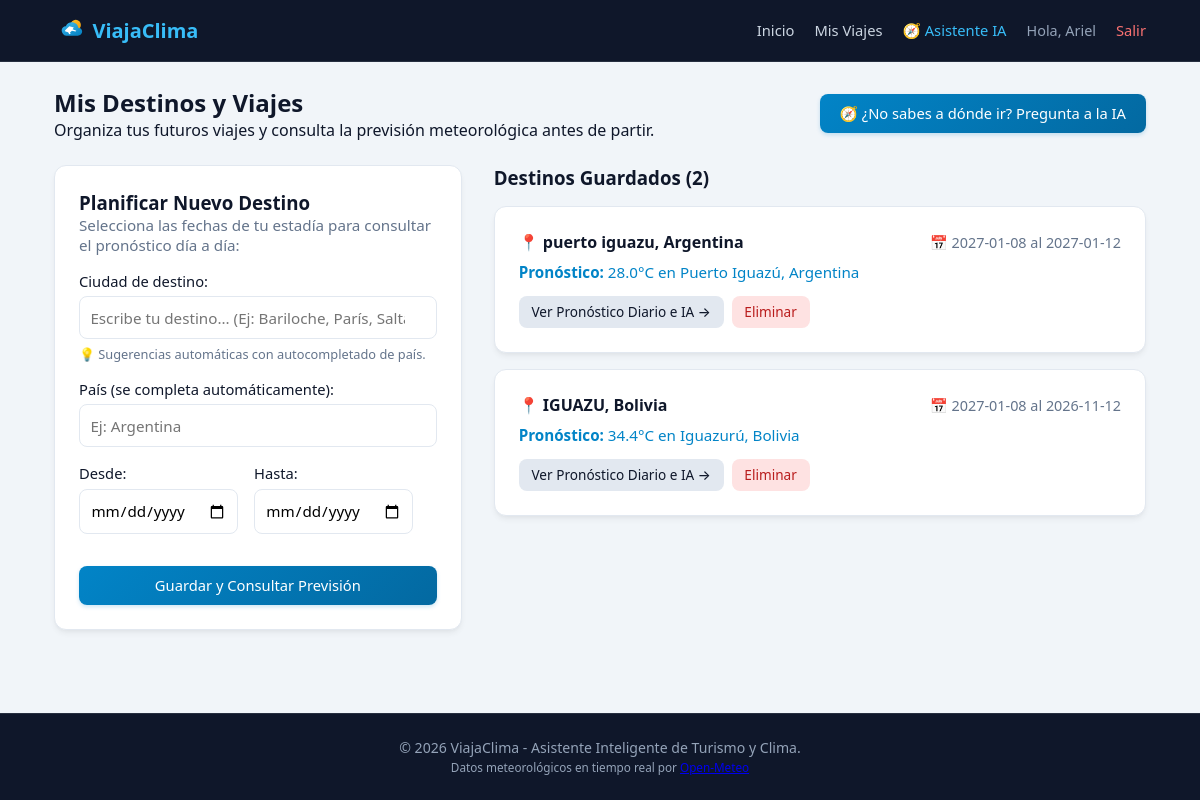
The page /panel (signed in) on the database its author committed.
### tables this page shows
CREATE TABLE viajes (
            id INTEGER PRIMARY KEY AUTOINCREMENT,
            usuario_id INTEGER NOT NULL,
            ciudad TEXT NOT NULL,
            pais TEXT NOT NULL,
            fecha_inicio TEXT NOT NULL,
            fecha_fin TEXT NOT NULL,
            clima_info TEXT,
            actividades_ia TEXT,
            creado_en TIMESTAMP DEFAULT CURRENT_TIMESTAMP,
            FOREIGN KEY (usuario_id) REFERENCES usuarios (id)
        );

### app.py (the view, shortened to what this page needs)
@app.route("/panel", methods=["GET", "POST"])
def panel():
    if "usuario_id" not in session:
        flash("Debes iniciar sesión para acceder a tu panel de viajes.", "warning")
        return redirect(url_for("login"))
    usuario_id = session["usuario_id"]
    conn = database.get_db()
    viajes_raw = conn.execute(
        "SELECT * FROM viajes WHERE usuario_id = ? ORDER BY id DESC",
        (usuario_id,)
    ).fetchall()
    conn.close()
    viajes = []
    for v in viajes_raw:
        item = dict(v)
        resumen_texto = "Consultando clima..."
        if item.get("clima_info"):
            try:
                data_clima = json.loads(item["clima_info"])
                resumen_texto = data_clima.get("resumen", item["clima_info"])
            except Exception:
                resumen_texto = item["clima_info"]
        item["clima_resumen"] = resumen_texto
        viajes.append(item)
    return render_template("panel.html", viajes=viajes)

### database.py (called while the page is built)
def get_db():
    conn = sqlite3.connect(DATABASE)
    conn.row_factory = sqlite3.Row
    return conn

### templates/panel.html (shortened to what this page needs)
{% extends "base.html" %}
{% block content %}
<div class="dashboard-header">
    <div class="dashboard-title-row">
        <div>
            <h2>Mis Destinos y Viajes</h2>
            <p>Organiza tus futuros viajes y consulta la previsión meteorológica antes de partir.</p>
        </div>
        <a href="{{ url_for('asistente') }}" class="btn btn-primary">🧭 ¿No sabes a dónde ir? Pregunta a la IA</a>
    </div>
</div>
<div class="dashboard-grid">
    <div class="card">
        <h3>Planificar Nuevo Destino</h3>
        <p class="section-desc">Selecciona las fechas de tu estadía para consultar el pronóstico día a día:</p>
        <form action="{{ url_for('panel') }}" method="POST">
            <div class="form-group">
                <label for="ciudad">Ciudad de destino:</label>
                <input
                    type="text"
                    id="ciudad"
                    name="ciudad"
                    list="ciudades-sugeridas"
                    placeholder="Escribe tu destino... (Ej: Bariloche, París, Salta)"
                    autocomplete="off"
                    required>
                <small class="form-hint">💡 Sugerencias automáticas con autocompletado de país.</small>
            </div>
            <div class="form-group">
                <label for="pais">País (se completa automáticamente):</label>
                <input type="text" id="pais" name="pais" placeholder="Ej: Argentina">
            </div>
            <div class="form-row">
                <div class="form-group">
                    <label for="fecha_inicio">Desde:</label>
                    <input type="date" id="fecha_inicio" name="fecha_inicio" required>
                </div>
                <div class="form-group">
                    <label for="fecha_fin">Hasta:</label>
                    <input type="date" id="fecha_fin" name="fecha_fin" required>
                </div>
            </div>
            <button type="submit" class="btn btn-primary btn-block">Guardar y Consultar Previsión</button>
        </form>
    </div>
    <div class="trips-list">
        <h3>Destinos Guardados ({{ viajes|length }})</h3>
        {% if viajes %}
            <div class="cards-grid">
                {% for v in viajes %}
                    <div class="card trip-card">
                        <div class="trip-header">
                            <h4>📍 {{ v.ciudad }}, {{ v.pais }}</h4>
                            <span class="trip-date">📅 {{ v.fecha_inicio }} al {{ v.fecha_fin }}</span>
                        </div>
                        <p class="trip-weather"><strong>Pronóstico:</strong> {{ v.clima_resumen }}</p>
                        <div class="trip-card-actions">
                            <a href="{{ url_for('detalle_viaje', viaje_id=v.id) }}" class="btn btn-secondary btn-sm">Ver Pronóstico Diario e IA &rarr;</a>
                            <form action="{{ url_for('eliminar_viaje', viaje_id=v.id) }}" method="POST" onsubmit="return confirm('¿Seguro que deseas eliminar este destino?');" style="display:inline;">
                                <button type="submit" class="btn btn-sm btn-danger">Eliminar</button>
                            </form>
                        </div>
                    </div>
                {% endfor %}
            </div>
        {% else %}
            <div class="empty-state">
                <p>Aún no has registrado viajes.</p>
                <p>Agrega tu primer destino en el formulario de la izquierda o <a href="{{ url_for('asistente') }}">pídele ideas al Asistente IA</a>.</p>
            </div>
        {% endif %}
    </div>
</div>
{% endblock %}

### templates/base.html (shortened to what this page needs)
<!DOCTYPE html>
<html lang="es">
<head>
    <link rel="stylesheet" href="{{ url_for('static', filename='css/style.css') }}">
</head>
<body>
    <header class="navbar">
        <div class="container nav-content">
            <a href="{{ url_for('inicio') }}" class="nav-logo">
                <img src="{{ url_for('static', filename='img/logo.svg') }}" alt="Logo ViajaClima" class="brand-logo">
                <span>ViajaClima</span>
            </a>
            <nav class="nav-links">
                <a href="{{ url_for('inicio') }}">Inicio</a>
                {% if session.get('usuario_id') %}
                    <a href="{{ url_for('panel') }}">Mis Viajes</a>
                    <a href="{{ url_for('asistente') }}" class="nav-highlight">🧭 Asistente IA</a>
                    <span class="user-greeting">Hola, {{ session.get('usuario_nombre') }}</span>
                    <a href="{{ url_for('logout') }}" class="btn-logout">Salir</a>
                {% else %}
                    <a href="{{ url_for('login') }}">Iniciar Sesión</a>
                    <a href="{{ url_for('registro') }}" class="btn-primary">Registrarse</a>
                {% endif %}
            </nav>
        </div>
    </header>
    <main class="container main-content">
        {% block content %}{% endblock %}
    </main>
    <footer class="footer">
        <div class="container">
            <p>&copy; 2026 ViajaClima - Asistente Inteligente de Turismo y Clima.</p>
            <p><small>Datos meteorológicos en tiempo real por <a href="https://open-meteo.com/" target="_blank">Open-Meteo</a></small></p>
        </div>
    </footer>
</body>
</html>

### static/css/style.css (style rules this page uses)
:root { --primary: #0284c7; --primary-hover: #0369a1; --cyan: #06b6d4; --cyan-glow: rgba(6, 182, 212, 0.35); --navy-900: #0b1329; --navy-800: #1e293b; --navy-700: #334155; --bg: #f1f5f9; --card-bg: #ffffff; --text: #0f172a; --text-muted: #64748b; --border: #e2e8f0; --radius: 12px; --radius-sm: 8px; --shadow: 0 4px 6px -1px rgba(0,0,0,0.06), 0 2px 4px -2px rgba(0,0,0,0.04); --shadow-lg: 0 10px 15px -3px rgba(0,0,0,0.1), 0 4px 6px -4px rgba(0,0,0,0.05); --danger: #ef4444; --danger-hover: #dc2626; }
* { box-sizing: border-box; margin: 0; padding: 0; font-family: system-ui, -apple-system, BlinkMacSystemFont, "Segoe UI", Roboto, sans-serif; }
body { background-color: var(--bg); color: var(--text); display: flex; flex-direction: column; min-height: 100vh; }
.container { max-width: 1140px; margin: 0 auto; padding: 0 1.5rem; width: 100%; }
.main-content { flex: 1; padding: 1.5rem; }
.navbar { background: #0f172a; border-bottom: 1px solid rgba(255, 255, 255, 0.1); padding: 0.9rem 0; position: sticky; top: 0; z-index: 100; }
.nav-content { display: flex; justify-content: space-between; align-items: center; }
.brand-logo { width: 32px; height: 32px; display: inline-block; vertical-align: middle; }
.nav-logo { font-size: 1.25rem; font-weight: 700; text-decoration: none; color: #38bdf8; display: flex; align-items: center; gap: 0.4rem; }
.nav-links { display: flex; gap: 1.25rem; align-items: center; }
.nav-links a { text-decoration: none; color: #cbd5e1; font-size: 0.92rem; font-weight: 500; transition: color 0.2s ease; }
.nav-highlight { color: #38bdf8 !important; font-weight: 600; }
.user-greeting { color: #94a3b8; font-size: 0.9rem; font-weight: 500; }
.btn { display: inline-flex; align-items: center; justify-content: center; gap: 0.4rem; padding: 0.6rem 1.25rem; border-radius: var(--radius-sm); text-decoration: none; font-weight: 500; cursor: pointer; border: none; transition: all 0.2s ease; font-size: 0.92rem; }
.btn-primary { background: linear-gradient(135deg, #0284c7 0%, #0369a1 100%); color: white; box-shadow: 0 2px 4px rgba(2, 132, 199, 0.2); }
.btn-secondary { background-color: #e2e8f0; color: var(--text); }
.btn-danger { background-color: #fee2e2; color: #b91c1c; }
.btn-block { width: 100%; margin-top: 1rem; }
.btn-sm { padding: 0.4rem 0.8rem; font-size: 0.85rem; }
.btn-logout { color: #f87171 !important; }
.card { background: var(--card-bg); border: 1px solid var(--border); border-radius: var(--radius); padding: 1.5rem; box-shadow: var(--shadow); }
.form-group { margin-bottom: 1rem; }
.form-group label { display: block; margin-bottom: 0.35rem; font-weight: 500; font-size: 0.92rem; }
.form-group input, .form-control { width: 100%; padding: 0.65rem; border: 1px solid var(--border); border-radius: var(--radius-sm); font-size: 0.95rem; font-family: inherit; transition: border-color 0.2s ease, box-shadow 0.2s ease; }
.form-row { display: flex; gap: 1rem; }
.form-hint { display: block; font-size: 0.8rem; color: var(--text-muted); margin-top: 0.35rem; }
.dashboard-header { margin-bottom: 1.5rem; }
.dashboard-title-row { display: flex; justify-content: space-between; align-items: center; flex-wrap: wrap; gap: 1rem; }
.dashboard-grid { display: grid; grid-template-columns: 1fr 1.6fr; gap: 2rem; }
.cards-grid { display: flex; flex-direction: column; gap: 1rem; margin-top: 1rem; }
.trip-card { display: flex; flex-direction: column; gap: 0.6rem; }
.trip-header { display: flex; justify-content: space-between; align-items: baseline; flex-wrap: wrap; gap: 0.5rem; }
.trip-card-actions { display: flex; gap: 0.5rem; align-items: center; margin-top: 0.25rem; }
.trip-date { font-size: 0.9rem; color: var(--text-muted); }
.trip-weather { font-size: 0.95rem; color: #0284c7; font-weight: 500; }
.section-desc { color: var(--text-muted); margin-bottom: 1rem; font-size: 0.95rem; }
.footer { background: #0f172a; border-top: 1px solid rgba(255, 255, 255, 0.1); text-align: center; padding: 1.5rem 0; color: #94a3b8; font-size: 0.88rem; }

### rows shown on the page
viajes: ciudad "puerto iguazu", pais "Argentina", fecha_inicio "2027-01-08", fecha_fin "2027-01-12", clima_resumen "28.0°C en Puerto Iguazú, Argentina"
viajes: ciudad "IGUAZU", pais "Bolivia", fecha_inicio "2027-01-08", fecha_fin "2026-11-12", clima_resumen "34.4°C en Iguazurú, Bolivia"

### other values the page prints
{{ session.get('usuario_nombre') }} "Ariel"
{{ viajes|length }} "2"
